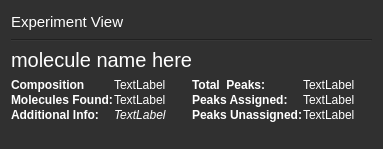
<?xml version="1.0" encoding="UTF-8"?>
<ui version="4.0">
 <class>Form</class>
 <widget class="QWidget" name="Form">
  <property name="geometry">
   <rect>
    <x>0</x>
    <y>0</y>
    <width>383</width>
    <height>149</height>
   </rect>
  </property>
  <property name="sizePolicy">
   <sizepolicy hsizetype="Fixed" vsizetype="Fixed">
    <horstretch>0</horstretch>
    <verstretch>0</verstretch>
   </sizepolicy>
  </property>
  <property name="minimumSize">
   <size>
    <width>0</width>
    <height>5</height>
   </size>
  </property>
  <property name="windowTitle">
   <string>Form</string>
  </property>
  <property name="styleSheet">
   <string notr="true">background-color: rgb(48, 48, 48);
gridline-color: rgb(195, 195, 195);
color: rgb(255, 255, 255);
</string>
  </property>
  <layout class="QGridLayout" name="gridLayout">
   <item row="0" column="0">
    <layout class="QVBoxLayout" name="verticalLayout">
     <item>
      <widget class="QLabel" name="Title">
       <property name="font">
        <font>
         <pointsize>11</pointsize>
        </font>
       </property>
       <property name="frameShadow">
        <enum>QFrame::Raised</enum>
       </property>
       <property name="text">
        <string>Experiment View</string>
       </property>
      </widget>
     </item>
     <item>
      <widget class="Line" name="line">
       <property name="orientation">
        <enum>Qt::Horizontal</enum>
       </property>
      </widget>
     </item>
     <item>
      <widget class="QLabel" name="experiment_name_lbl">
       <property name="font">
        <font>
         <pointsize>15</pointsize>
        </font>
       </property>
       <property name="text">
        <string>molecule name here</string>
       </property>
      </widget>
     </item>
    </layout>
   </item>
   <item row="1" column="0">
    <layout class="QHBoxLayout" name="horizontalLayout_3">
     <property name="spacing">
      <number>1</number>
     </property>
     <item>
      <layout class="QFormLayout" name="formLayout">
       <property name="fieldGrowthPolicy">
        <enum>QFormLayout::FieldsStayAtSizeHint</enum>
       </property>
       <property name="labelAlignment">
        <set>Qt::AlignLeading|Qt::AlignLeft|Qt::AlignVCenter</set>
       </property>
       <item row="0" column="0">
        <widget class="QLabel" name="composition_lbl">
         <property name="font">
          <font>
           <weight>75</weight>
           <italic>false</italic>
           <bold>true</bold>
          </font>
         </property>
         <property name="text">
          <string>Composition</string>
         </property>
        </widget>
       </item>
       <item row="0" column="1">
        <widget class="QLabel" name="composition_val">
         <property name="text">
          <string>TextLabel</string>
         </property>
        </widget>
       </item>
       <item row="2" column="0">
        <widget class="QLabel" name="molecules_found_lbl">
         <property name="font">
          <font>
           <weight>75</weight>
           <italic>false</italic>
           <bold>true</bold>
          </font>
         </property>
         <property name="text">
          <string>Molecules Found:</string>
         </property>
        </widget>
       </item>
       <item row="4" column="1">
        <widget class="Line" name="line_2">
         <property name="orientation">
          <enum>Qt::Horizontal</enum>
         </property>
        </widget>
       </item>
       <item row="2" column="1">
        <widget class="QLabel" name="molecules_found_val">
         <property name="text">
          <string>TextLabel</string>
         </property>
        </widget>
       </item>
       <item row="3" column="1">
        <widget class="QLabel" name="info_val_lbl">
         <property name="font">
          <font>
           <italic>true</italic>
          </font>
         </property>
         <property name="text">
          <string>TextLabel</string>
         </property>
        </widget>
       </item>
       <item row="3" column="0">
        <widget class="QLabel" name="info_lbl">
         <property name="font">
          <font>
           <weight>75</weight>
           <bold>true</bold>
          </font>
         </property>
         <property name="text">
          <string>Additional Info:</string>
         </property>
        </widget>
       </item>
      </layout>
     </item>
     <item>
      <layout class="QFormLayout" name="formLayout_4">
       <property name="fieldGrowthPolicy">
        <enum>QFormLayout::FieldsStayAtSizeHint</enum>
       </property>
       <item row="0" column="0">
        <widget class="QLabel" name="total_peaks_lbl">
         <property name="font">
          <font>
           <weight>75</weight>
           <bold>true</bold>
          </font>
         </property>
         <property name="text">
          <string>Total  Peaks:</string>
         </property>
        </widget>
       </item>
       <item row="0" column="1">
        <widget class="QLabel" name="total_peaks_val">
         <property name="text">
          <string>TextLabel</string>
         </property>
        </widget>
       </item>
       <item row="1" column="0">
        <widget class="QLabel" name="peaks_assigned_lbl">
         <property name="font">
          <font>
           <weight>75</weight>
           <bold>true</bold>
          </font>
         </property>
         <property name="text">
          <string>Peaks Assigned:</string>
         </property>
        </widget>
       </item>
       <item row="1" column="1">
        <widget class="QLabel" name="peaks_assigned_val">
         <property name="text">
          <string>TextLabel</string>
         </property>
        </widget>
       </item>
       <item row="2" column="0">
        <widget class="QLabel" name="peaks_unassigned_lbl">
         <property name="font">
          <font>
           <weight>75</weight>
           <bold>true</bold>
          </font>
         </property>
         <property name="text">
          <string>Peaks Unassigned:</string>
         </property>
        </widget>
       </item>
       <item row="2" column="1">
        <widget class="QLabel" name="peaks_unassigned_val">
         <property name="text">
          <string>TextLabel</string>
         </property>
        </widget>
       </item>
      </layout>
     </item>
    </layout>
   </item>
  </layout>
 </widget>
 <resources/>
 <connections/>
</ui>
